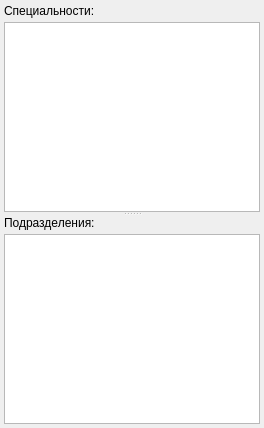
         <widget class="QWidget" name="tabPersonFilter">
          <attribute name="title">
           <string>Фильтр исполнителей</string>
          </attribute>
          <layout class="QVBoxLayout" name="verticalLayout_6">
           <property name="leftMargin">
            <number>4</number>
           </property>
           <property name="topMargin">
            <number>4</number>
           </property>
           <property name="rightMargin">
            <number>4</number>
           </property>
           <property name="bottomMargin">
            <number>4</number>
           </property>
           <item>
            <widget class="QSplitter" name="splitter_2">
             <property name="orientation">
              <enum>Qt::Vertical</enum>
             </property>
             <widget class="QWidget" name="widget" native="true">
              <layout class="QVBoxLayout" name="verticalLayout_4">
               <property name="spacing">
                <number>4</number>
               </property>
               <property name="leftMargin">
                <number>0</number>
               </property>
               <property name="topMargin">
                <number>0</number>
               </property>
               <property name="rightMargin">
                <number>0</number>
               </property>
               <property name="bottomMargin">
                <number>0</number>
               </property>
               <item>
                <widget class="QLabel" name="lblPFSpeciality">
                 <property name="text">
                  <string>Специальности:</string>
                 </property>
                </widget>
               </item>
               <item>
                <widget class="CActionPropertyTypeInDocTableView" name="tblPFSpeciality"/>
               </item>
              </layout>
             </widget>
             <widget class="QWidget" name="widget_2" native="true">
              <layout class="QVBoxLayout" name="verticalLayout_5">
               <property name="spacing">
                <number>4</number>
               </property>
               <property name="leftMargin">
                <number>0</number>
               </property>
               <property name="topMargin">
                <number>0</number>
               </property>
               <property name="rightMargin">
                <number>0</number>
               </property>
               <property name="bottomMargin">
                <number>0</number>
               </property>
               <item>
                <widget class="QLabel" name="lblPFOrgStructures">
                 <property name="text">
                  <string>Подразделения:</string>
                 </property>
                </widget>
               </item>
               <item>
                <widget class="CActionPropertyTypeInDocTableView" name="tblPFOrgStructure"/>
               </item>
              </layout>
             </widget>
            </widget>
           </item>
          </layout>
         </widget>
